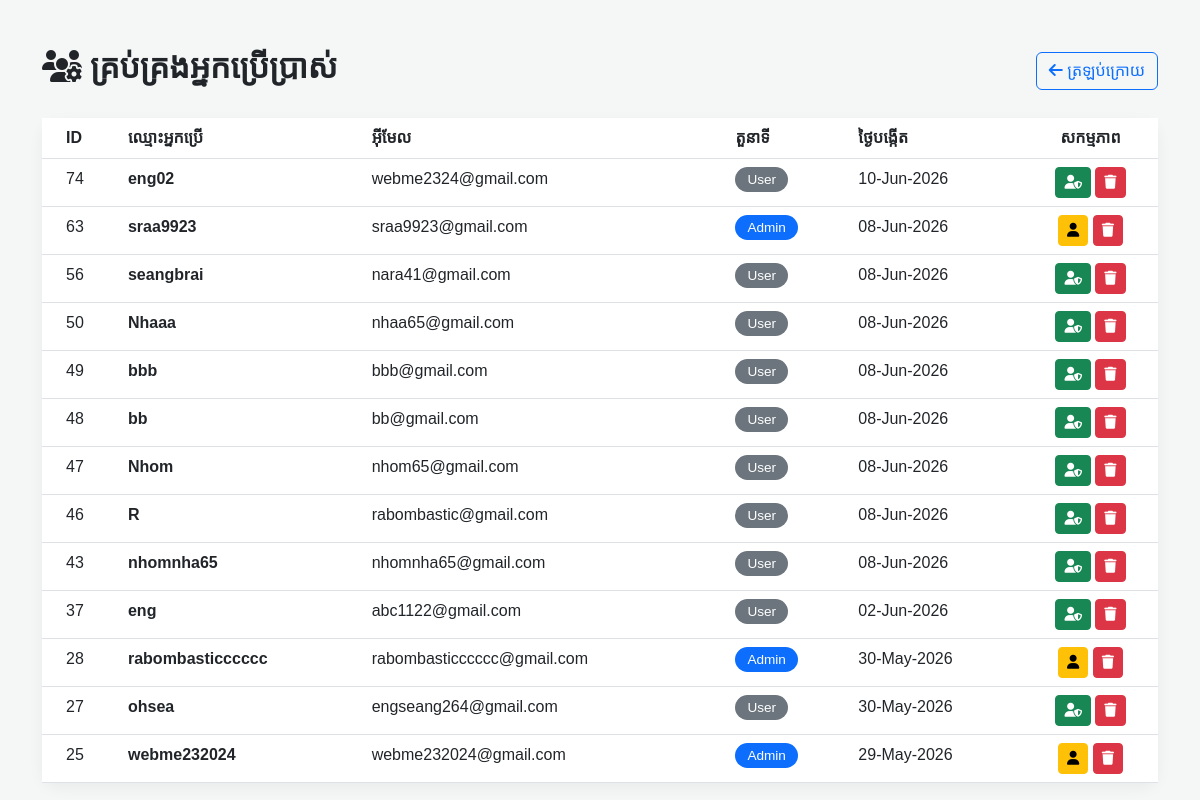
Page /dashboard_admin/manage_users.php (signed in) on the committed database.
### tables this page shows
CREATE TABLE `users` (
  `id` int(11) NOT NULL,
  `username` varchar(50) NOT NULL,
  `email` varchar(100) NOT NULL,
  `full_name` varchar(100) DEFAULT NULL,
  `phone_number` varchar(20) DEFAULT NULL,
  `password` varchar(255) NOT NULL,
  `google_id` varchar(100) DEFAULT NULL,
  `role` enum('admin','user') DEFAULT 'user',
  `created_at` datetime DEFAULT current_timestamp(),
  `profile_picture` varchar(255) DEFAULT NULL
);

### dashboard_admin/manage_users.php (the view, shortened to what this page needs)
<?php
require_once '../db/db.php';
$result = $conn->query("SELECT id, username, email, role, created_at FROM users ORDER BY id DESC");
?>
<!DOCTYPE html>
<html lang="km">
<head>
    <link href="https://cdn.jsdelivr.net/npm/bootstrap@5.3.0/dist/css/bootstrap.min.css" rel="stylesheet">
    <link rel="stylesheet" href="https://cdnjs.cloudflare.com/ajax/libs/font-awesome/6.4.0/css/all.min.css">
</head>
<body>
<div class="container mt-5">
    <div class="d-flex justify-content-between align-items-center mb-4">
        <h2 class="fw-bold text-dark"><i class="fas fa-users-cog me-2"></i>គ្រប់គ្រងអ្នកប្រើប្រាស់</h2>
        <a href="admin_dashboard.php" class="btn btn-outline-primary"><i class="fas fa-arrow-left"></i> ត្រឡប់ក្រោយ</a>
    </div>
    <div class="card">
        <div class="card-body p-0">
            <table class="table table-hover mb-0">
                <thead>
                    <tr>
                        <th class="ps-4">ID</th>
                        <th>ឈ្មោះអ្នកប្រើ</th>
                        <th>អ៊ីមែល</th>
                        <th>តួនាទី</th>
                        <th>ថ្ងៃបង្កើត</th>
                        <th class="text-center">សកម្មភាព</th>
                    </tr>
                </thead>
                <tbody>
                    <?php while($user = $result->fetch_assoc()): ?>
                    <tr>
                        <td class="ps-4"><?php echo $user['id']; ?></td>
                        <td class="fw-bold"><?php echo htmlspecialchars($user['username']); ?></td>
                        <td><?php echo htmlspecialchars($user['email']); ?></td>
                        <td>
                            <?php if($user['role'] == 'admin'): ?>
                                <span class="role-badge bg-primary text-white">Admin</span>
                            <?php else: ?>
                                <span class="role-badge bg-secondary text-white">User</span>
                            <?php endif; ?>
                        </td>
                        <td><?php echo date('d-M-Y', strtotime($user['created_at'])); ?></td>
                        <td class="text-center">
                            <?php if($user['role'] == 'user'): ?>
                                <a href="?promote_id=<?php echo $user['id']; ?>&new_role=admin" class="btn btn-sm btn-success" onclick="return confirm('តើអ្នកចង់តម្លើង User នេះជា Admin ឬ?')"><i class="fas fa-user-shield"></i></a>
                            <?php else: ?>
                                <a href="?promote_id=<?php echo $user['id']; ?>&new_role=user" class="btn btn-sm btn-warning" onclick="return confirm('តើអ្នកចង់ដាក់ Admin នេះជា User ធម្មតាវិញឬ?')"><i class="fas fa-user"></i></a>
                            <?php endif; ?>
                            <a href="?delete_id=<?php echo $user['id']; ?>" class="btn btn-sm btn-danger" onclick="return confirm('តើអ្នកប្រាកដថាចង់លុបអ្នកប្រើប្រាស់នេះទេ?')">
                                <i class="fas fa-trash"></i>
                            </a>
                        </td>
                    </tr>
                    <?php endwhile; ?>
                </tbody>
            </table>
        </div>
    </div>
</div>
</body>
</html>

### dashboard_admin/manage_users.php (style rules this page uses)
body { background: #f4f7f6; font-family: 'Khmer OS Battambang', sans-serif; }
.card { border: none; border-radius: 15px; box-shadow: 0 5px 15px rgba(0,0,0,0.05); }
.table thead { background: #4361ee; color: white; }
.role-badge { padding: 5px 12px; border-radius: 20px; font-size: 0.85rem; }

### rows in the picture
users: id "74", username "eng02", email "webme2324@gmail.com", role "User", created_at "10-Jun-2026"
users: id "63", username "sraa9923", email "sraa9923@gmail.com", role "Admin", created_at "08-Jun-2026"
users: id "56", username "seangbrai", email "nara41@gmail.com", role "User", created_at "08-Jun-2026"
users: id "50", username "Nhaaa", email "nhaa65@gmail.com", role "User", created_at "08-Jun-2026"
users: id "49", username "bbb", email "bbb@gmail.com", role "User", created_at "08-Jun-2026"
users: id "48", username "bb", email "bb@gmail.com", role "User", created_at "08-Jun-2026"
users: id "47", username "Nhom", email "nhom65@gmail.com", role "User", created_at "08-Jun-2026"
users: id "46", username "R", email "rabombastic@gmail.com", role "User", created_at "08-Jun-2026"
users: id "43", username "nhomnha65", email "nhomnha65@gmail.com", role "User", created_at "08-Jun-2026"
users: id "37", username "eng", email "abc1122@gmail.com", role "User", created_at "02-Jun-2026"
users: id "28", username "rabombasticccccc", email "rabombasticccccc@gmail.com", role "Admin", created_at "30-May-2026"
users: id "27", username "ohsea", email "engseang264@gmail.com", role "User", created_at "30-May-2026"
users: id "25", username "webme232024", email "webme232024@gmail.com", role "Admin", created_at "29-May-2026"
